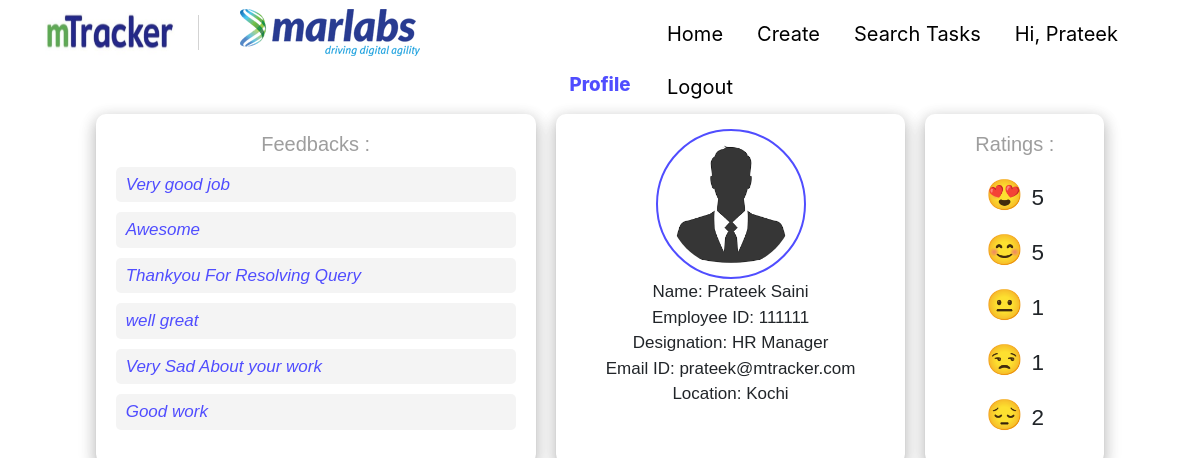
/hr-profile/ (signed in), run on the app's committed database.
### accounts/models.py (models this page shows)
class User(AbstractUser):
    username = None
    first_name = models.CharField(max_length=20)
    last_name = models.CharField(max_length=20)
    email = models.EmailField(max_length=30, unique=True)
    empid = models.CharField(max_length=8)
    designation = models.CharField(max_length=20)
    location = models.CharField(max_length=20)
    objects = UserManager()
    USERNAME_FIELD = 'email'
    REQUIRED_FIELDS = []

### feedback/models.py (models this page shows)
class Feedback(models.Model):
    rating = models.CharField(max_length=5)
    feedback = models.CharField(max_length=500, blank=True, null=True)

### mtracker/views.py (the view)
# urls.py: path('hr-profile/', views.profileData, name='profile'),
@login_required(login_url="/login")
def profileData(request):
    totaltask = TaskData.objects.all().count()
    completedtask = TaskData.objects.filter(taskstatus='Completed').count()
    pendingtask = TaskData.objects.filter(taskstatus='Pending').count()
    excellent = Feedback.objects.filter(rating='4').count()
    good = Feedback.objects.filter(rating='3').count()
    average = Feedback.objects.filter(rating='2').count()
    sad = Feedback.objects.filter(rating='1').count()
    very_sad = Feedback.objects.filter(rating='0').count()
    allData = Feedback.objects.all().order_by('-id')
    context = {
        "totaltask":totaltask,
        "completedtask":completedtask,
        "pendingtask":pendingtask,
        'excellent':excellent,
        'good':good,
        'average':average,
        'sad':sad,
        'very_sad':very_sad,
        'allData': allData
    }
    return render(request, "hr-profile.html", context=context)

### templates/hr-profile.html (shortened to what this page needs)
{% extends "base.html" %}
{% block body %}
<div>
    <center>
        <h5 class="profile-title">Profile</h5>
        <div class="profile-container">
            <div>
                <center>
                    <div class="feedback-message-card feedbacks z-depth-3">
                        <label for="fedd" style="font-size: 20px;">Feedbacks : </label>
                        <ul id="fedd">
                            {% for data in allData %}
                            {% if data.feedback|length > 0 %}
                            <li>{{data.feedback}}</li>
                            {% endif %}
                            {% endfor %}
                        </ul>
                    </div>
                </center>
            </div>
            <div>
                <center>
                    <div class="profile-details-card z-depth-3">
                        <div class="profile-img" id="profile-img">
                            <img src="/static/img/profile.png">
                        </div>
                        <ul>
                            <li>Name: <span>{{user.first_name}} {{user.last_name}}</span></li>
                            <li>Employee ID: <span>{{request.user.empid}}</span></li>
                            <li>Designation: <span>{{user.designation}}</span></li>
                            <li>Email ID: <span>{{user.email}}</span></li>
                            <li>Location: <span>{{user.location}}</span></li>
                        </ul>
                    </div>
                    <br>
                </center>
            </div>
            <div>
                <center>
                    <div class="profile-details-card ratings z-depth-3">
                        <label for="rat" style="font-size: 20px;">Ratings : </label>
                        <ul id="rat">
                            <li>&#128525; <span>{{excellent}}</span></li>
                            <li>&#128522; <span>{{good}}</span></li>
                            <li>&#128528; <span>{{average}}</span></li>
                            <li>&#128530; <span>{{sad}}</span></li>
                            <li>&#128532; <span>{{very_sad}}</span></li>
                        </ul>
                    </div>
                </center>
                <br>
            </div>
        </div>
    </center>
</div>
{% endblock %}

### templates/base.html (shortened to what this page needs)
<!DOCTYPE html>
<html lang="en">
<head>
    <link rel="stylesheet" href="https://cdnjs.cloudflare.com/ajax/libs/materialize/1.0.0/css/materialize.min.css">
    <link href="https://cdn.jsdelivr.net/npm/bootstrap@5.1.3/dist/css/bootstrap.min.css" rel="stylesheet">
    <link rel="stylesheet" type="text/css" href="https://stackpath.bootstrapcdn.com/bootstrap/4.3.1/css/bootstrap.min.css">
    <link rel="stylesheet" type="text/css" href="https://codepen.io/skjha5993/pen/bXqWpR.css">
    <link rel="stylesheet" href="/static/css/create-task_style.css">
    <link rel="stylesheet" href="/static/css/update-task_style.css">
    <link rel="stylesheet" href="/static/css/search-display-task_style.css">
    <link rel="stylesheet" href="/static/css/hr-profile_style.css">
    <link rel="stylesheet" href="/static/css/nav-bar_style.css">
    <link rel="stylesheet" href="/static/css/jquery.datetimepicker.css">
</head>
<body>
    <div class="navbar-fixed">
        <nav>
            <div class="nav-wrapper">
                <div class="nav" id="nav">
                    <a href="{% url 'home' %}" class="brand-logo" id="brandlogo"> <img src="/static/img/mtrackerlogo1.jpg"> </a>
                <div class="marlabs logo" id="marlabslogo">
                    <li>
                        <img src="/static/img/Marlabs logo.png">
                    </li>
                </div>
                <ul id="bordereff">
                    {% if user.is_authenticated %}
                    <li><a  href="{% url 'home' %}">Home</a></li>
                    <li><a  href="{% url 'create' %}">Create</a></li>
                    <li><a  href="{% url 'search'%}">Search Tasks</a></li>
                    <li><a  href="{% url 'profile'%}">Hi, {{request.user.first_name}}</a></li>
                    <li><a  href="{% url 'logout'%}">Logout</a></li>
                    {% else %}
                     <li>
                        {% comment %} <a href="{% url 'login'%}">Login</a> {% endcomment %}
                    </li>
                    {% endif %}
                </ul>
                </div>
            </div>
        </nav>
    </div>
    {% block body %}
    {% endblock %}
</body>
</html>

### static/css/create-task_style.css (style rules this page uses)
body { overflow-x: hidden; }

### static/css/update-task_style.css (style rules this page uses)
body { overflow-x: hidden; }

### static/css/hr-profile_style.css (style rules this page uses)
body { overflow-x: hidden; }
.profile-container { display: flex; flex-direction: row; font-size: 17px; margin-left: 20px; margin-right: 20px; align-items:flex-start; justify-content: center; font-family: 'Arial Narrow Bold', sans-serif; }
.profile-title { margin-top: 10px; font-weight: 800; color: #504DFF; }
.profile-img>img { height: 150px; width: 150px; border-radius: 50%; padding: 10px; border: 2px solid #504DFF; object-fit: cover; }
.feedback-message-card { height: 350px; padding: 15px 20px; border-radius: 10px; margin: 10px; }
.profile-details-card { height: 350px; padding: 15px 50px; border-radius: 10px; margin: 10px; }
#fedd { height: 270px; width: 100%; overflow-wrap: normal; overflow-y: scroll; scrollbar-width: none; -ms-overflow-style: none; border-radius: 5px; }
#fedd > li { text-align: left; font-style: italic; color: #504DFF; width: 400px; margin-bottom: 10px; padding: 5px 10px; border-radius: 5px; background-color: rgba(243, 243, 243, 0.918); }
.ratings { height: 350px; }
.ratings>ul>li { padding: 5px 0; font-size: 2rem; }
.ratings>ul>li>span { padding: 5px 0; font-size: 1.5rem; }

### static/css/nav-bar_style.css (style rules this page uses)
* { padding: 0; margin: 0; text-decoration: none; list-style: none; }
body { background-color:white; }
nav { background:white; height: 0px; width: 100%; text-decoration: none; }
nav ul { float:right; margin-right: 50px; margin-left: 650px; font-size: 20px; }
nav ul li { display: inline-block; line-height: 22px; margin: 0 2px; margin-top: 15px; }
nav ul li a { color:black; font-size: 20px; padding: 8px 15px; border-radius: 10px; font-weight: 400; }
#brandlogo img { position:absolute; left: 5%; top: 15%; width: 130px; height: 45px; margin-left: 45px; margin-top: 12px; }
#marlabslogo { position: absolute; left: 20%; top: 0; }
#nav { position: absolute; top: -25%; right: 0 ; left: 0; padding-bottom: 10px; background-color: white; height: 70px; }
.navbar-fixed { background: white !important; }
ul>li>a { color:black; padding: 8px 15px; border-radius: 10px; }

### data on the page
User: user.first_name "Prateek", first_name "Prateek", last_name "Saini", user.empid "111111", designation "HR Manager", email "prateek@mtracker.com", location "Kochi"
Feedback: feedback "Very good job"
Feedback: feedback "Awesome"
Feedback: feedback "Thankyou For Resolving Query"
Feedback: feedback "well great"
Feedback: feedback "Very Sad About your work"
Feedback: feedback "Good work"

### other printed values
{{ excellent }} "5"
{{ good }} "5"
{{ average }} "1"
{{ sad }} "1"
{{ very_sad }} "2"
